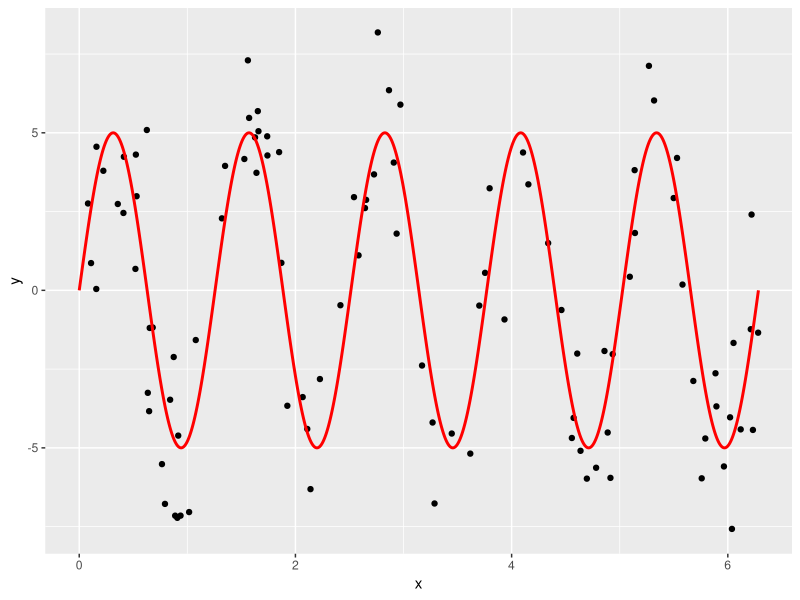

Recreate this plot in R. (Note: a time limit stopped this script after it produced the figure.)
# Setup -------------------------------------------------------------------
library(tidyverse)
library(broom)

# Let these be:
# -true function f(x) for a one-dimensional predictor x
# -the standard deviation of the true epsilon i.e. the noise
f <- function(x) {
  5*sin(5*x)
}
sigma <- 2

# This function generates a random sample. Random in terms of both
# -the predictor x
# -the amount of noise eps
generate_sample <- function(f, sample_size, sigma) {
  data_frame(
    x = runif(n = sample_size, min = 0, max = 2*pi),
    f_x = f(x),
    eps = rnorm(n = sample_size, mean = 0, sd = sigma),
    y = f_x + eps
  )
}

# Generate Training Data via Sampling -------------------------------------
# We observe points (x,y). Here we are pretending to know the exact break down 
# of y into f(x) and eps:
train_data <- generate_sample(f, sample_size = 100, sigma = sigma) %>%
  dplyr::select(x, y)

# The true model f(x) is in red:
ggplot(train_data, aes(x=x)) +
  geom_point(aes(y=y)) +
  stat_function(data=data_frame(x=c(0,2*pi)), aes(x=x), fun=f, col="red", n=1000, size=1)





# Compute MSE, Bias^2, Variance for Range of df --------------------------

# Number of simuations to average the behavior of f_hat = y_hat over
n_sim <- 10000
# Sample size of each training data
sample_size <- 200
# Value of x for test data
x0 <- 0.5
test_data <- data_frame(x=x0)
predictions <- rep(0, n_sim)
# Vector of different degrees of freedom to try:
df_vector <- c(3:99)

# Save values here:
MSE <- rep(0, length(df_vector)) 
bias_squared <- rep(0, length(df_vector))
variance <- rep(0, length(df_vector))

# Do your work here. You'll need a "pull back the curtain" moment at some point:

for(i in 1:97){
predictions <- rep(0, n_sim)
  for(j in 1:n_sim){
  train_data <- generate_sample(f, sample_size = n_sim, sigma = sigma) %>%
  dplyr::select(x, y)
  
  
  model <- smooth.spline(train_data$x,train_data$y,df=df_vector[i])
  train_data_augmented <- model %>%
    augment() %>%
    tbl_df()
  
  predictions[j]<- predict(model, x=test_data$x)$y
  
  truth <-
    data_frame(
      x = rep(x0, n_sim),
      f_x = f(x),
      eps = rnorm(n = n_sim, mean = 0, sd = sigma),
      y = f_x + eps
  )
  
  # Add predictions
  truth <- truth %>%
    mutate(y_hat=predictions)
   }
avg_mse <- mean((truth$y - truth$y_hat)^2)
MSE[i] <- avg_mse

avg_bias_squared <- ((1/n_sim)*sum(truth$f_x - truth$y_hat))^2
bias_squared[i] <- avg_bias_squared

variance[i] <- var(truth$y_hat)
}









# Create Data Frames -------------------------------------------------------
# Create results data frame based on previous results
results <- data_frame(
  df = df_vector,
  MSE = MSE,
  bias_squared = bias_squared,
  variance = variance
) 
# Convert to tidy data format (rows=observations, cols=variables) using
# tidyr::gather
results_tidy <- results %>% 
  tidyr::gather(type, value, -df)





# Plots -------------------------------------------------------

# Plot bias_squared vs variance (on log vs log scale)
bias_sq_vs_var_plot <- 
  ggplot(results, aes(x=bias_squared, y=variance)) +
  geom_text(aes(label=df)) +
  scale_y_log10() +
  scale_x_log10()
bias_sq_vs_var_plot
ggsave(file="bias_sq_vs_var.pdf", plot=bias_sq_vs_var_plot, width = 6, height=4)

# Plot MSE, bias_squared, variance
MSE_plot <- 
  ggplot(results_tidy, aes(x=df, y=value, col=type)) +
  geom_line()
MSE_plot
ggsave(file="MSE.pdf", plot=MSE_plot, width = 6, height=4)
